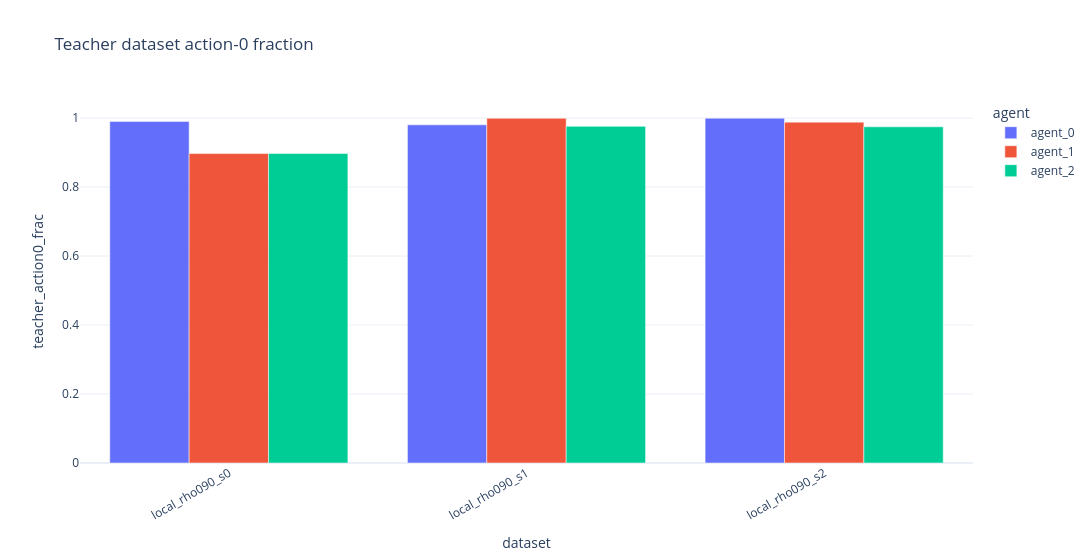
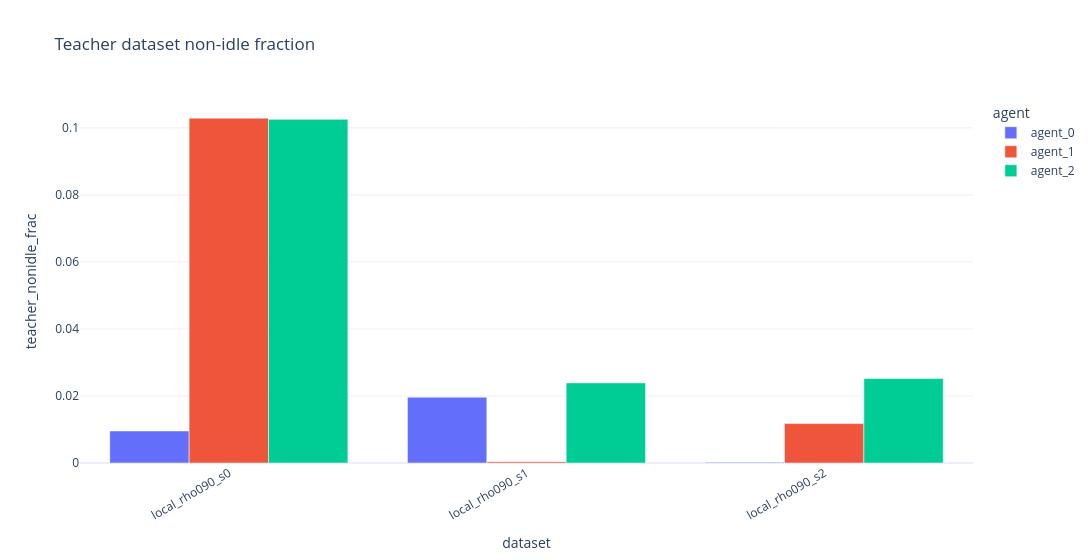
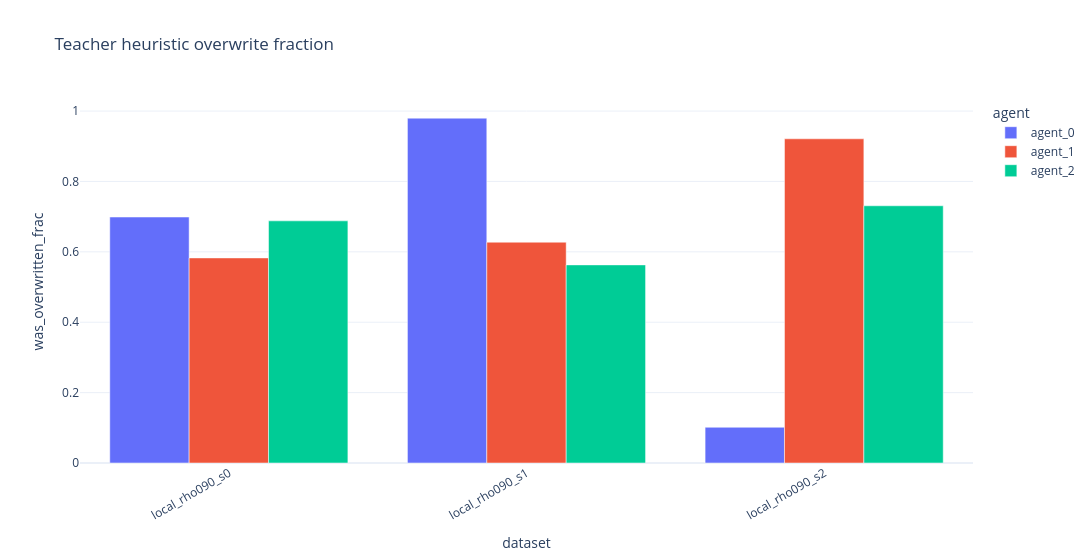
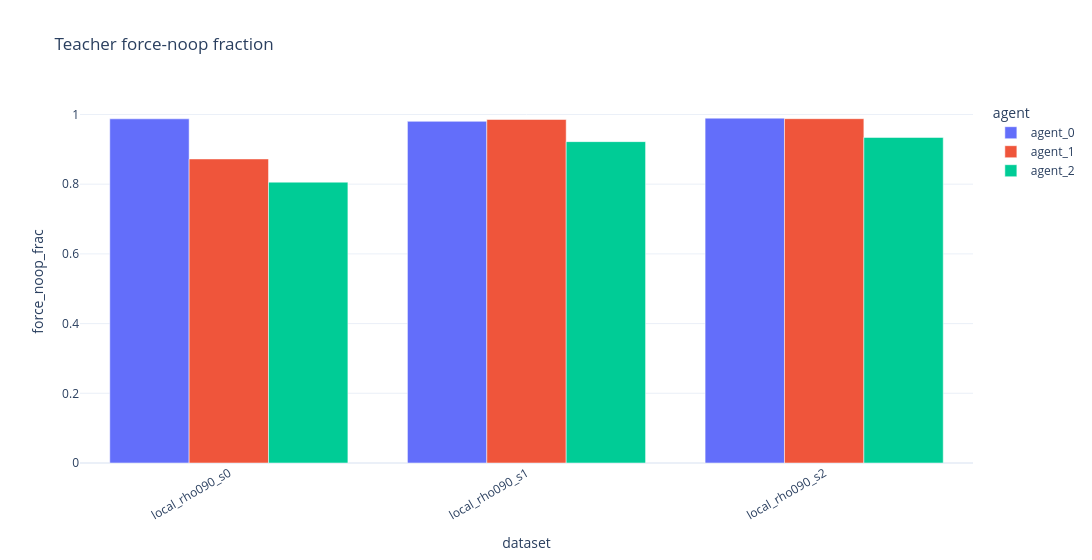

Write notebook code for charts like these, in order.
### Markdown cell above
## Teacher Dataset Summaries

### Code cell
dataset_df, dataset_agent_df = cd.load_teacher_dataset_summaries(DATASET_ROOT)
print("datasets:", len(dataset_df))
display(dataset_df.sort_values("dataset") if not dataset_df.empty else dataset_df)
print("agent summaries:")
display(dataset_agent_df.sort_values(["dataset", "agent"]) if not dataset_agent_df.empty else dataset_agent_df)
cd.plot_teacher_dataset_balance(dataset_agent_df, show=SHOW_FIGURES, save=SAVE_FIGURES)

### Figure 1 — Plotly figure (JSON) as saved in the notebook; plotly's stock layout.template omitted (floating-point values rounded to 4 significant figures)
{"data": [{"alignmentgroup": "True", "customdata": [[5288000.0, 0.7085, 0.6989], [6406000.0, 0.9995, 0.9799], [5819000.0, 0.1018, 0.1016]], "hovertemplate": "agent=agent_0<br>dataset=%{x}<br>teacher_action0_frac=%{y}<br>n=%{customdata[0]}<br>policy_nonidle_frac=%{customdata[1]}<br>overwrite_to_action0_frac=%{customdata[2]}<extra></extra>", "legendgroup": "agent_0", "marker": {"color": "#636efa", "pattern": {"shape": ""}}, "name": "agent_0", "offsetgroup": "agent_0", "orientation": "v", "showlegend": true, "textposition": "auto", "type": "bar", "x": ["local_rho090_s0", "local_rho090_s1", "local_rho090_s2"], "xaxis": "x", "y": [0.9904, 0.9804, 0.9998], "yaxis": "y"}, {"alignmentgroup": "True", "customdata": [[5288000.0, 0.6856, 0.5827], [6406000.0, 0.6278, 0.6274], [5819000.0, 0.9329, 0.9212]], "hovertemplate": "agent=agent_1<br>dataset=%{x}<br>teacher_action0_frac=%{y}<br>n=%{customdata[0]}<br>policy_nonidle_frac=%{customdata[1]}<br>overwrite_to_action0_frac=%{customdata[2]}<extra></extra>", "legendgroup": "agent_1", "marker": {"color": "#EF553B", "pattern": {"shape": ""}}, "name": "agent_1", "offsetgroup": "agent_1", "orientation": "v", "showlegend": true, "textposition": "auto", "type": "bar", "x": ["local_rho090_s0", "local_rho090_s1", "local_rho090_s2"], "xaxis": "x", "y": [0.8971, 0.9996, 0.9882], "yaxis": "y"}, {"alignmentgroup": "True", "customdata": [[5288000.0, 0.7906, 0.6881], [6406000.0, 0.5868, 0.5629], [5819000.0, 0.7561, 0.7309]], "hovertemplate": "agent=agent_2<br>dataset=%{x}<br>teacher_action0_frac=%{y}<br>n=%{customdata[0]}<br>policy_nonidle_frac=%{customdata[1]}<br>overwrite_to_action0_frac=%{customdata[2]}<extra></extra>", "legendgroup": "agent_2", "marker": {"color": "#00cc96", "pattern": {"shape": ""}}, "name": "agent_2", "offsetgroup": "agent_2", "orientation": "v", "showlegend": true, "textposition": "auto", "type": "bar", "x": ["local_rho090_s0", "local_rho090_s1", "local_rho090_s2"], "xaxis": "x", "y": [0.8975, 0.9761, 0.9748], "yaxis": "y"}], "layout": {"barmode": "group", "height": 560, "legend": {"title": {"text": "agent"}, "tracegroupgap": 0}, "title": {"text": "Teacher dataset action-0 fraction"}, "width": 1250, "xaxis": {"anchor": "y", "domain": [0, 1], "tickangle": -30, "title": {"text": "dataset"}}, "yaxis": {"anchor": "x", "domain": [0, 1], "title": {"text": "teacher_action0_frac"}}}}

### Figure 2 — Plotly figure (JSON) as saved in the notebook; plotly's stock layout.template omitted (floating-point values rounded to 4 significant figures)
{"data": [{"alignmentgroup": "True", "customdata": [[5288000.0, 0.7085, 0.6989], [6406000.0, 0.9995, 0.9799], [5819000.0, 0.1018, 0.1016]], "hovertemplate": "agent=agent_0<br>dataset=%{x}<br>teacher_nonidle_frac=%{y}<br>n=%{customdata[0]}<br>policy_nonidle_frac=%{customdata[1]}<br>overwrite_to_action0_frac=%{customdata[2]}<extra></extra>", "legendgroup": "agent_0", "marker": {"color": "#636efa", "pattern": {"shape": ""}}, "name": "agent_0", "offsetgroup": "agent_0", "orientation": "v", "showlegend": true, "textposition": "auto", "type": "bar", "x": ["local_rho090_s0", "local_rho090_s1", "local_rho090_s2"], "xaxis": "x", "y": [0.009559, 0.01964, 0.0002057], "yaxis": "y"}, {"alignmentgroup": "True", "customdata": [[5288000.0, 0.6856, 0.5827], [6406000.0, 0.6278, 0.6274], [5819000.0, 0.9329, 0.9212]], "hovertemplate": "agent=agent_1<br>dataset=%{x}<br>teacher_nonidle_frac=%{y}<br>n=%{customdata[0]}<br>policy_nonidle_frac=%{customdata[1]}<br>overwrite_to_action0_frac=%{customdata[2]}<extra></extra>", "legendgroup": "agent_1", "marker": {"color": "#EF553B", "pattern": {"shape": ""}}, "name": "agent_1", "offsetgroup": "agent_1", "orientation": "v", "showlegend": true, "textposition": "auto", "type": "bar", "x": ["local_rho090_s0", "local_rho090_s1", "local_rho090_s2"], "xaxis": "x", "y": [0.1029, 0.0004037, 0.01176], "yaxis": "y"}, {"alignmentgroup": "True", "customdata": [[5288000.0, 0.7906, 0.6881], [6406000.0, 0.5868, 0.5629], [5819000.0, 0.7561, 0.7309]], "hovertemplate": "agent=agent_2<br>dataset=%{x}<br>teacher_nonidle_frac=%{y}<br>n=%{customdata[0]}<br>policy_nonidle_frac=%{customdata[1]}<br>overwrite_to_action0_frac=%{customdata[2]}<extra></extra>", "legendgroup": "agent_2", "marker": {"color": "#00cc96", "pattern": {"shape": ""}}, "name": "agent_2", "offsetgroup": "agent_2", "orientation": "v", "showlegend": true, "textposition": "auto", "type": "bar", "x": ["local_rho090_s0", "local_rho090_s1", "local_rho090_s2"], "xaxis": "x", "y": [0.1025, 0.02391, 0.02518], "yaxis": "y"}], "layout": {"barmode": "group", "height": 560, "legend": {"title": {"text": "agent"}, "tracegroupgap": 0}, "title": {"text": "Teacher dataset non-idle fraction"}, "width": 1250, "xaxis": {"anchor": "y", "domain": [0, 1], "tickangle": -30, "title": {"text": "dataset"}}, "yaxis": {"anchor": "x", "domain": [0, 1], "title": {"text": "teacher_nonidle_frac"}}}}

### Figure 3 — Plotly figure (JSON) as saved in the notebook; plotly's stock layout.template omitted (floating-point values rounded to 4 significant figures)
{"data": [{"alignmentgroup": "True", "customdata": [[5288000.0, 0.7085, 0.6989], [6406000.0, 0.9995, 0.9799], [5819000.0, 0.1018, 0.1016]], "hovertemplate": "agent=agent_0<br>dataset=%{x}<br>was_overwritten_frac=%{y}<br>n=%{customdata[0]}<br>policy_nonidle_frac=%{customdata[1]}<br>overwrite_to_action0_frac=%{customdata[2]}<extra></extra>", "legendgroup": "agent_0", "marker": {"color": "#636efa", "pattern": {"shape": ""}}, "name": "agent_0", "offsetgroup": "agent_0", "orientation": "v", "showlegend": true, "textposition": "auto", "type": "bar", "x": ["local_rho090_s0", "local_rho090_s1", "local_rho090_s2"], "xaxis": "x", "y": [0.6989, 0.9799, 0.1016], "yaxis": "y"}, {"alignmentgroup": "True", "customdata": [[5288000.0, 0.6856, 0.5827], [6406000.0, 0.6278, 0.6274], [5819000.0, 0.9329, 0.9212]], "hovertemplate": "agent=agent_1<br>dataset=%{x}<br>was_overwritten_frac=%{y}<br>n=%{customdata[0]}<br>policy_nonidle_frac=%{customdata[1]}<br>overwrite_to_action0_frac=%{customdata[2]}<extra></extra>", "legendgroup": "agent_1", "marker": {"color": "#EF553B", "pattern": {"shape": ""}}, "name": "agent_1", "offsetgroup": "agent_1", "orientation": "v", "showlegend": true, "textposition": "auto", "type": "bar", "x": ["local_rho090_s0", "local_rho090_s1", "local_rho090_s2"], "xaxis": "x", "y": [0.5827, 0.6274, 0.9212], "yaxis": "y"}, {"alignmentgroup": "True", "customdata": [[5288000.0, 0.7906, 0.6881], [6406000.0, 0.5868, 0.5629], [5819000.0, 0.7561, 0.7309]], "hovertemplate": "agent=agent_2<br>dataset=%{x}<br>was_overwritten_frac=%{y}<br>n=%{customdata[0]}<br>policy_nonidle_frac=%{customdata[1]}<br>overwrite_to_action0_frac=%{customdata[2]}<extra></extra>", "legendgroup": "agent_2", "marker": {"color": "#00cc96", "pattern": {"shape": ""}}, "name": "agent_2", "offsetgroup": "agent_2", "orientation": "v", "showlegend": true, "textposition": "auto", "type": "bar", "x": ["local_rho090_s0", "local_rho090_s1", "local_rho090_s2"], "xaxis": "x", "y": [0.6881, 0.5629, 0.7309], "yaxis": "y"}], "layout": {"barmode": "group", "height": 560, "legend": {"title": {"text": "agent"}, "tracegroupgap": 0}, "title": {"text": "Teacher heuristic overwrite fraction"}, "width": 1250, "xaxis": {"anchor": "y", "domain": [0, 1], "tickangle": -30, "title": {"text": "dataset"}}, "yaxis": {"anchor": "x", "domain": [0, 1], "title": {"text": "was_overwritten_frac"}}}}

### Figure 4 — Plotly figure (JSON) as saved in the notebook; plotly's stock layout.template omitted (floating-point values rounded to 4 significant figures)
{"data": [{"alignmentgroup": "True", "customdata": [[5288000.0, 0.7085, 0.6989], [6406000.0, 0.9995, 0.9799], [5819000.0, 0.1018, 0.1016]], "hovertemplate": "agent=agent_0<br>dataset=%{x}<br>force_noop_frac=%{y}<br>n=%{customdata[0]}<br>policy_nonidle_frac=%{customdata[1]}<br>overwrite_to_action0_frac=%{customdata[2]}<extra></extra>", "legendgroup": "agent_0", "marker": {"color": "#636efa", "pattern": {"shape": ""}}, "name": "agent_0", "offsetgroup": "agent_0", "orientation": "v", "showlegend": true, "textposition": "auto", "type": "bar", "x": ["local_rho090_s0", "local_rho090_s1", "local_rho090_s2"], "xaxis": "x", "y": [0.9875, 0.9803, 0.9895], "yaxis": "y"}, {"alignmentgroup": "True", "customdata": [[5288000.0, 0.6856, 0.5827], [6406000.0, 0.6278, 0.6274], [5819000.0, 0.9329, 0.9212]], "hovertemplate": "agent=agent_1<br>dataset=%{x}<br>force_noop_frac=%{y}<br>n=%{customdata[0]}<br>policy_nonidle_frac=%{customdata[1]}<br>overwrite_to_action0_frac=%{customdata[2]}<extra></extra>", "legendgroup": "agent_1", "marker": {"color": "#EF553B", "pattern": {"shape": ""}}, "name": "agent_1", "offsetgroup": "agent_1", "orientation": "v", "showlegend": true, "textposition": "auto", "type": "bar", "x": ["local_rho090_s0", "local_rho090_s1", "local_rho090_s2"], "xaxis": "x", "y": [0.8724, 0.9857, 0.988], "yaxis": "y"}, {"alignmentgroup": "True", "customdata": [[5288000.0, 0.7906, 0.6881], [6406000.0, 0.5868, 0.5629], [5819000.0, 0.7561, 0.7309]], "hovertemplate": "agent=agent_2<br>dataset=%{x}<br>force_noop_frac=%{y}<br>n=%{customdata[0]}<br>policy_nonidle_frac=%{customdata[1]}<br>overwrite_to_action0_frac=%{customdata[2]}<extra></extra>", "legendgroup": "agent_2", "marker": {"color": "#00cc96", "pattern": {"shape": ""}}, "name": "agent_2", "offsetgroup": "agent_2", "orientation": "v", "showlegend": true, "textposition": "auto", "type": "bar", "x": ["local_rho090_s0", "local_rho090_s1", "local_rho090_s2"], "xaxis": "x", "y": [0.8058, 0.9221, 0.9341], "yaxis": "y"}], "layout": {"barmode": "group", "height": 560, "legend": {"title": {"text": "agent"}, "tracegroupgap": 0}, "title": {"text": "Teacher force-noop fraction"}, "width": 1250, "xaxis": {"anchor": "y", "domain": [0, 1], "tickangle": -30, "title": {"text": "dataset"}}, "yaxis": {"anchor": "x", "domain": [0, 1], "title": {"text": "force_noop_frac"}}}}
